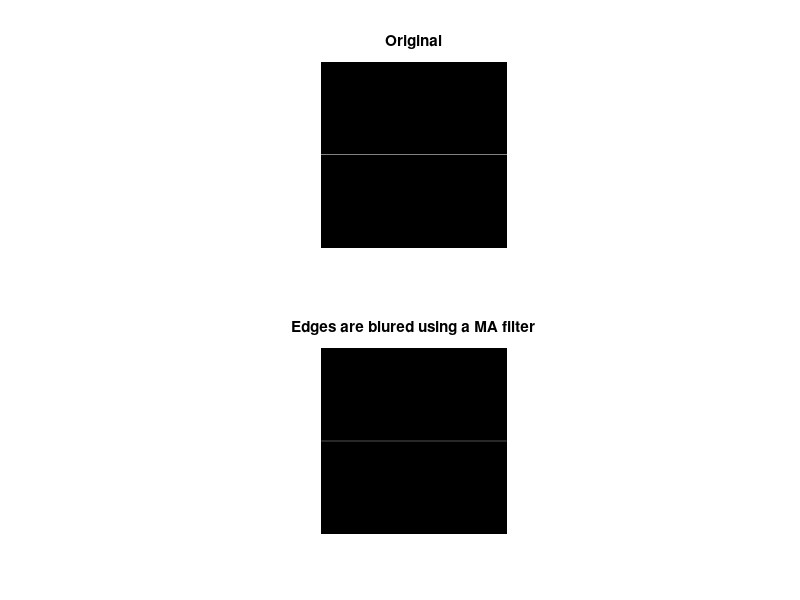

This figure's MATLAB source: (Note: this script raises an error after producing the figure.)
%How does the command imfilter work in MatLab
%HKa Feb. 2015

clear, close all;

N=256;
%What is the P(oint) S(pread) F(unction)
h=[1 2 3;4 5 6;7 8 9];

d=zeros(N,N);
d(N/2,N/2)=1;

f=imfilter(d,h);

h
f(N/2-5:N/2+5,N/2-5:N/2+5)
pause;
%-------------------

%Let's study a MA filter
% MA filter blurs edges
h1=ones(3,3)./9;

I=zeros(N,N);
I(N/2,:)=.5;
II=imfilter(I,h1);

I(N/2-5:N/2+5,N/2-5:N/2+5)
II(N/2-5:N/2+5,N/2-5:N/2+5)

figure(1)
subplot(211), imshow(I);title('Original')
subplot(212), imshow(II);title('Edges are blured using a MA filter')


I=imread('cameraman.tif');
figure(2)
subplot(211), imshow(I);title('Original')
subplot(212), imshow(imfilter(double(I)./255,h1));title('Edges are blured using a MA filter')
pause;
%-------------------

%MA filter closes holes
I=zeros(N,N);
I(N/2,:)=.5;
I(N/2, N/2:N/2+1)=0;

h1=ones(3,3)/4;
II=imfilter(I,h1);

I(N/2-5:N/2+5,N/2-5:N/2+5)
II(N/2-5:N/2+5,N/2-5:N/2+5)

figure(3)
subplot(211), imshow(I);title('Orignal, note hole in the line')
subplot(212), imshow(II);title('Edges are blured using a MA filter')

II=II>.01;
figure(4)
imshow(II);title('Close holes using a MA filter')